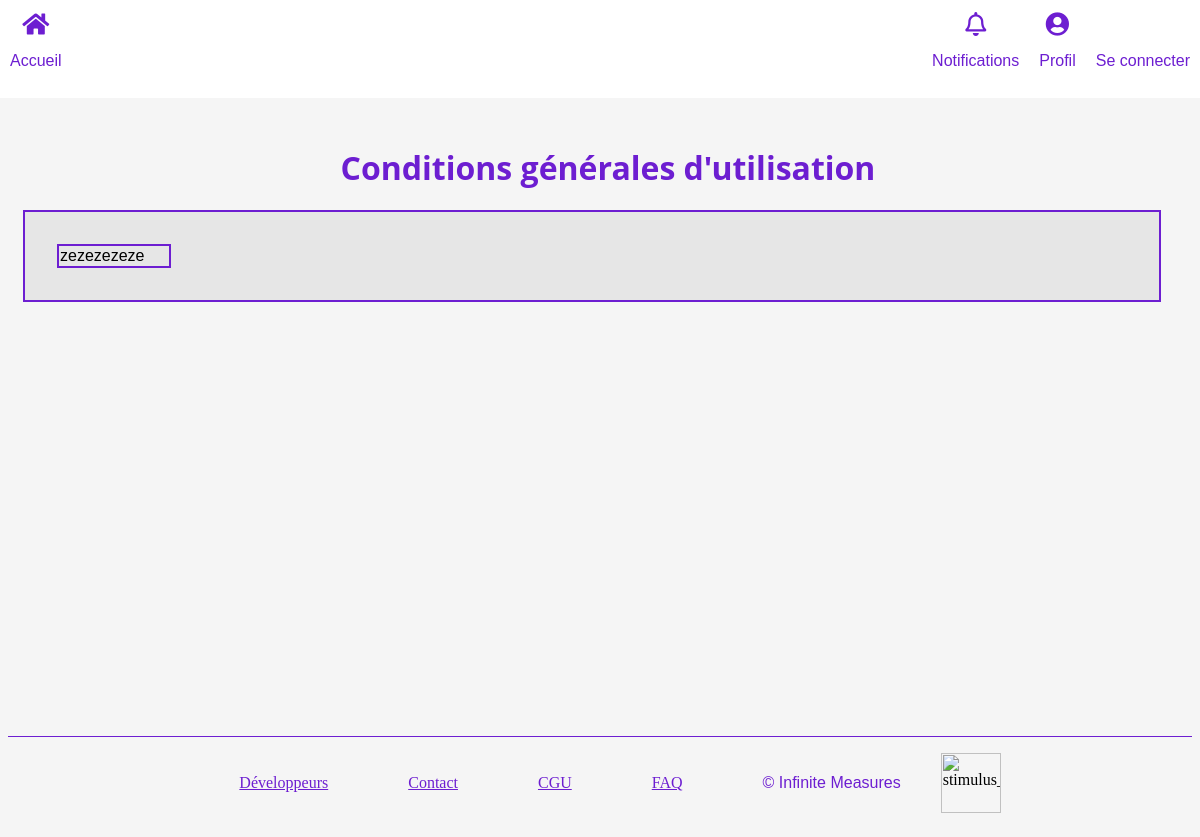
Before: /cgus with the older database file.
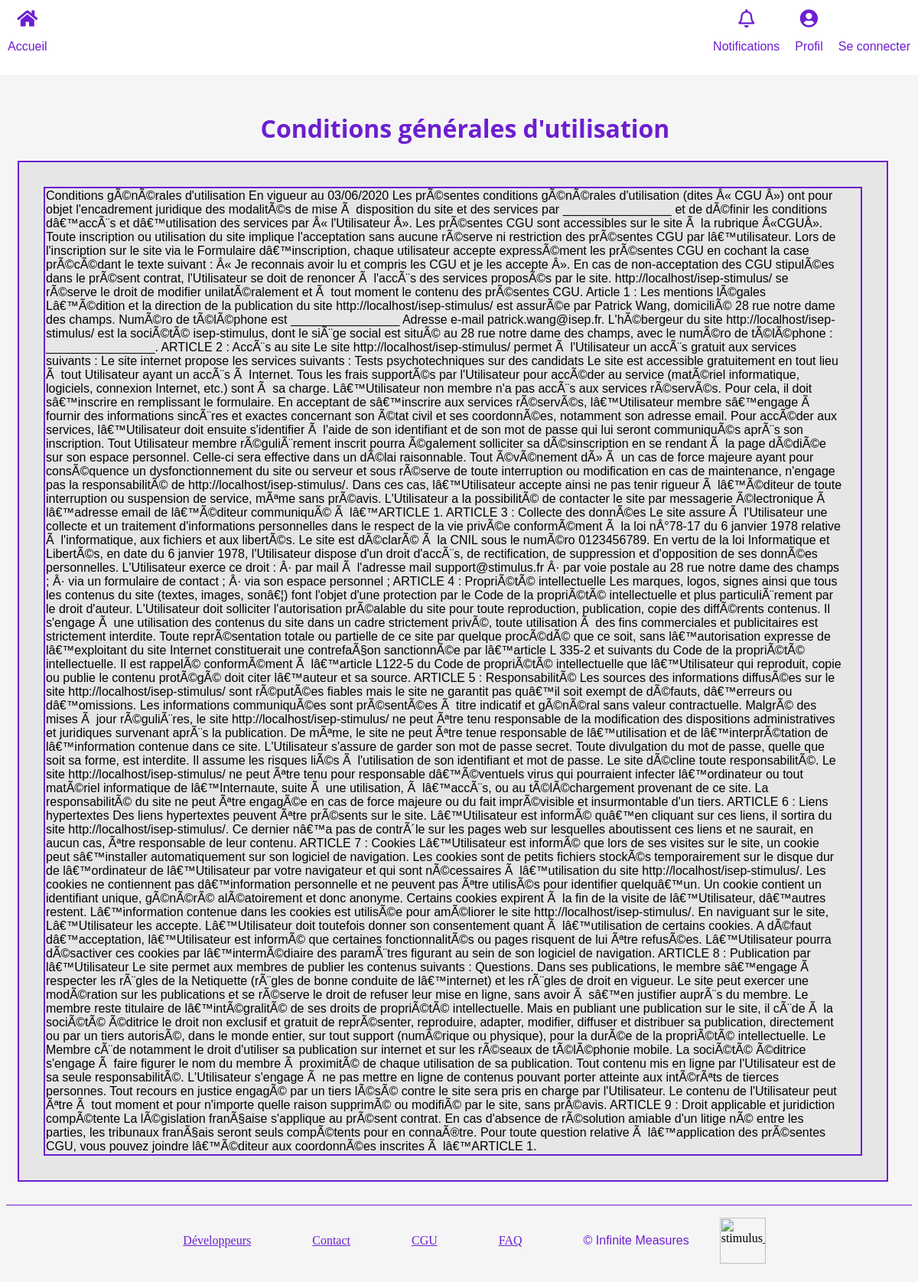
After: the same page with the newer database file.
### tables this page shows
CREATE TABLE IF NOT EXISTS `cgu` (
  `id` int(11) NOT NULL AUTO_INCREMENT,
  `content` longtext NOT NULL,
  PRIMARY KEY (`id`)
);

### app/controllers/Cgus.php (called while the page is built, shortened)
<?php
class Cgus extends Controller {
    public function __construct() {
        $this->cguModel = $this->model('Cgu');
    }
    public function index() {
        $cgus = $this->cguModel->CGU();
        $this->view('cgus/index',$cgus);
    }
}
?>

### app/libraries/Core.php (called while the page is built, shortened)
<?php
  class Core {
    protected $currentMethod = 'index';
    public function __construct() {
      $url = $this->getUrl();
      if (file_exists('../app/controllers/' . ucwords($url[0]). '.php')) {
        unset($url[0]);
      }
      $this->currentController = new $this->currentController;
      $this->params = $url ? array_values($url) : [];
      call_user_func_array([$this->currentController, $this->currentMethod], $this->params);
    }
    public function getUrl() {
      if (isset($_GET['url'])) {
        $url = rtrim($_GET['url'], '/');
        $url = filter_var($url, FILTER_SANITIZE_URL);
        $url = explode('/', $url);
        return $url;
      }
    }
  }
?>

### public/index.php (called while the page is built, shortened)
<?php
  $init = new Core;
?>

### app/libraries/Database.php (called while the page is built, shortened)
<?php
  class Database {
    private $host = DB_HOST;
    private $user = DB_USER;
    private $pass = DB_PASS;
    private $dbname = DB_NAME;
    private $dbh;
    private $stmt;
    public function __construct() {
      $dsn = 'mysql:host=' . $this->host . ';dbname=' . $this->dbname;
      $options = array(
        PDO::ATTR_PERSISTENT => true,
        PDO::ATTR_ERRMODE => PDO::ERRMODE_EXCEPTION
      );
      try {
        $this->dbh = new PDO($dsn, $this->user, $this->pass, $options);
      } catch(PDOException $e) {
        $this->error = $e->getMessage();
        echo $this->error;
      }
    }
    public function query($sql) {
      $this->stmt = $this->dbh->prepare($sql);
    }
    public function execute() {
      try{
      return $this->stmt->execute();
      }
      catch (PDOException $e){
        $this->error = $e->getMessage();
        echo $this->error;
      }
    }
    public function resultSet() {
      $this->execute();
      return $this->stmt->fetchAll(PDO::FETCH_OBJ);
    }
  }
?>

### app/models/Cgu.php (called while the page is built, shortened)
<?php
class Cgu {
    private $db;
    public function __construct() {
        $this->db = new Database;
    }
    public function CGU() {
        $this->db->query('SELECT * FROM cgu ');
        return $cgus=$this->db->resultSet();
    }
}

### app/views/cgus/index.php (the view, shortened to what this page needs)
<?php require APPROOT . '/views/inc/header.php'; ?>
<div class="container text-center">
    <h1>Conditions générales d'utilisation</h1>
    <?php foreach($data as $cgu):?>
        <table class="col-info">
            <tr>
                <td>
                    <p> <?= $cgu->content ?></p>
                </td>
            </tr>
        </table>
    <?php endforeach ; ?>
</div>
<?php require APPROOT . '/views/inc/footer.php'; ?>

Changed rows visible on the page:
removed cgu: content "zezezezeze"
added cgu: content "Conditions gÃ©nÃ©rales d'utilisation En vigueur au 03/06/2020 Les prÃ©sentes conditions gÃ©nÃ©rales d'utilisation (dites Â« CGU Â») ont pour objet l'encadrement juridique des modalitÃ©s de mise Ã disposition du site et des services par ________________ et de dÃ©finir les conditions dâ€™accÃ¨s et dâ€™utilisation des services par Â« l'Utilisateur Â». Les prÃ©sentes CGU sont accessibles sur le site Ã la rubrique Â«CGUÂ». Toute inscription ou utilisation du site implique l'acceptation sans aucune rÃ©serve ni restriction des prÃ©sentes CGU par lâ€™utilisateur. Lors de l'inscription sur le site via le Formulaire dâ€™inscription, chaque utilisateur accepte expressÃ©ment les prÃ©sentes CGU en…"
